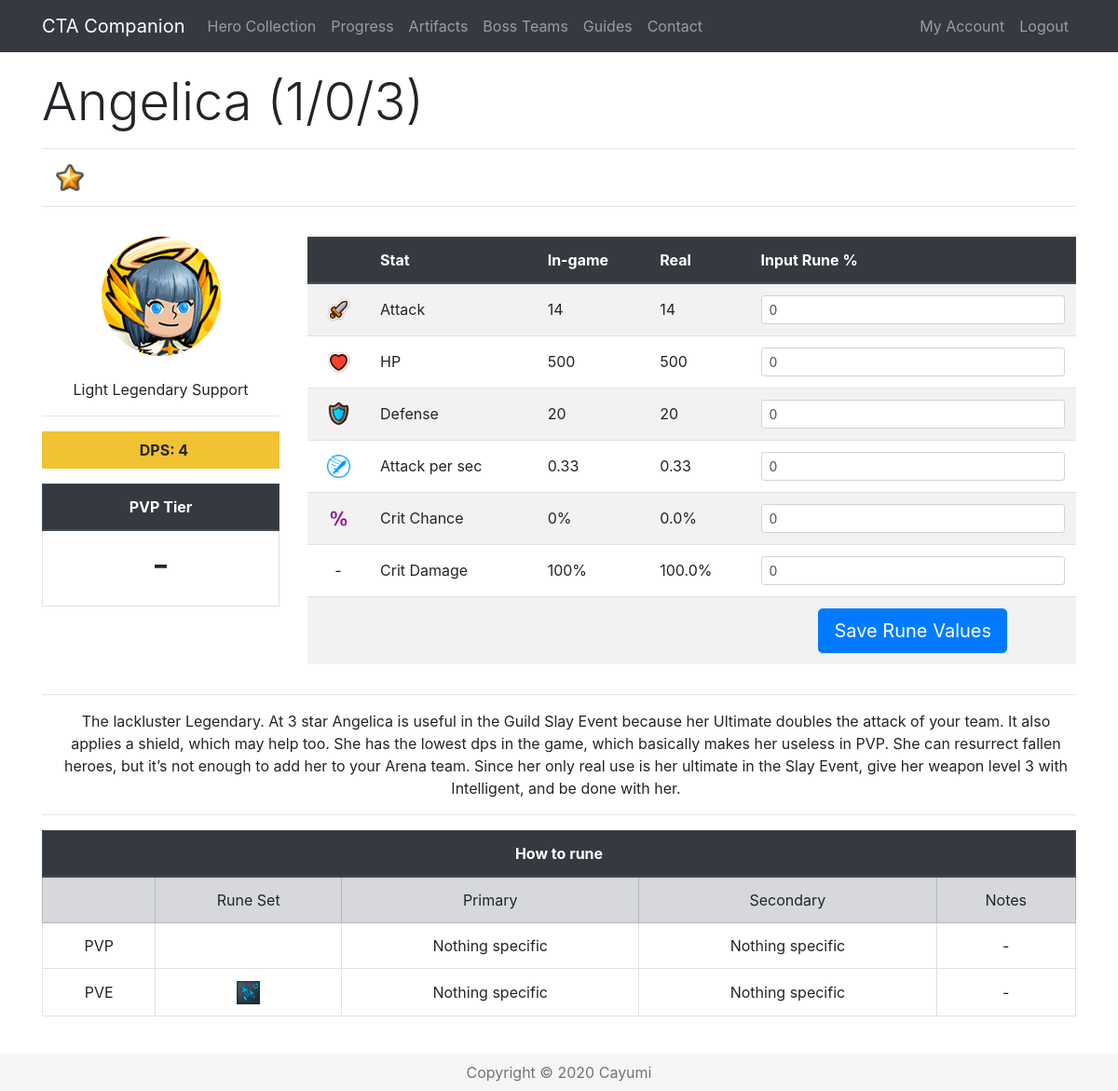
The page /Hero/3 (signed in) on the database its author committed.
### app/models.py (models this page shows, shortened)
class Base(db.Model):
    id = db.Column(db.Integer, primary_key=True)
    name = db.Column(db.String(32), index=True, unique=True)
    nameSafe = db.Column(db.String(32), index=True, unique=True)
    job = db.Column(db.String(16), index=True)
    rarity = db.Column(db.String(16), index=True)
    element = db.Column(db.String(16), index=True)
    gender = db.Column(db.String(16), index=True)
    crusher = db.Column(db.Integer, index=True)
    fly = db.Column(db.Integer, index=True)
    blitz = db.Column(db.Integer, index=True)
    atk = db.Column(db.Integer, index=True)
    hp = db.Column(db.Integer, index=True)
    defense = db.Column(db.Integer, index=True)
    crit = db.Column(db.Integer, index=True)
    critDmg = db.Column(db.Integer, index=True)
    movespeed = db.Column(db.Integer, index=True)
    aps = db.Column(db.Integer, index=True)
    arange = db.Column(db.Integer, index=True)
    resistance = db.Column(db.Integer, index=True)
    frenzy = db.Column(db.Integer, index=True)
    dodge = db.Column(db.Integer, index=True)
    stun = db.Column(db.Integer, index=True)
    stunTime = db.Column(db.Integer, index=True)
    aoe = db.Column(db.Integer, index=True)
    ult = db.Column(db.Integer, index=True)
    kshp = db.Column(db.Integer, index=True)
    gold = db.Column(db.Integer, index=True)
    freeze = db.Column(db.Integer, index=True)
    freezeTime = db.Column(db.Integer, index=True)
    freezeDmg = db.Column(db.Integer, index=True)
    burn = db.Column(db.Integer, index=True)
    burnTime = db.Column(db.Integer, index=True)
    burnDmg = db.Column(db.Integer, index=True)
    poison = db.Column(db.Integer, index=True)
    poisonTime = db.Column(db.Integer, index=True)
    poisonDmg = db.Column(db.Integer, index=True)
    sp2 = db.Column(db.Integer, index=True)
    sp2num = db.Column(db.Integer, index=True)
    buffElement = db.Column(db.String(16), index=True)
    buffType = db.Column(db.Integer, index=True)
    buffStat = db.Column(db.String(16), index=True)
    buff = db.Column(db.Integer, index=True)
    heroes = db.relationship('Hero', backref='baseStats', lazy='dynamic')

class Hero(db.Model):
    id = db.Column(db.Integer, primary_key=True)
    level = db.Column(db.Integer, index=True)
    awaken = db.Column(db.Integer, index=True)
    wpn = db.Column(db.Integer, index=True)
    medals = db.Column(db.Integer, index=True)
    runedAtk = db.Column(db.Integer, index=True)
    runedHp = db.Column(db.Integer, index=True)
    runedDef = db.Column(db.Integer, index=True)
    runedAps = db.Column(db.Integer, index=True)
    runedCrit = db.Column(db.Integer, index=True)
    runedCritDmg = db.Column(db.Integer, index=True)
    user_id = db.Column(db.Integer, db.ForeignKey('user.id'))
    base_id = db.Column(db.Integer, db.ForeignKey('base.id'))
    def displayStat(self, stat):
        if stat < 1000:
            return str(int(round(stat, 0)))
        elif stat > 1000000:
            return str(round(stat/1000000, 2))+"M"
        else:
            return str(round(stat/1000, 2))+"K"
    def displayOther(self, x):
        return '{:,}'.format(x).replace(',', ' ')
    def atk(self):
        runedAttack = self.runedAtk
        base = self.baseStats.atk
        level = self.level
        awaken = self.awaken
        atk = int(base * (2 ** (level - 1)) * (1.5 ** awaken))
        runedAtk = atk + (atk * (runedAttack / 100))
        return int(runedAtk)
    def raidAtk(self, art, buff):
        runedAttack = self.runedAtk
        base = self.baseStats.atk
        level = self.level
        awaken = self.awaken
        atk = base * (2 ** (level - 1)) * (1.5 ** awaken)
        runedAtk = (atk + (atk * ((runedAttack+art) / 100))) * self.baseStats.crusher + atk * buff / 100
        return runedAtk
    def hp(self):
        runedHP = self.runedHp
        base = self.baseStats.hp
        level = self.level
        awaken = self.awaken
        hp = int(base * (2 ** (level - 1)) * (1.5 ** awaken))
        runedHP = hp + (hp * (runedHP / 100))
        return int(runedHP)
    def defense(self):
        runedDef = self.runedDef
        base = self.baseStats.defense
        level = self.level
        awaken = self.awaken
        defense = int(base * (2 ** (level - 1)) * (1.5 ** awaken))
        runedDef = defense + (defense * (runedDef / 100))
        return int(runedDef)
    def aps(self):
        runedAps = self.runedAps
        base = self.baseStats.aps
        runedAps = base + (base * (runedAps / 100))
        return runedAps
    def crit(self):
        runedCrit = self.runedCrit
        base = self.baseStats.crit
        return (base + runedCrit)/100
    def critDmg(self):
        runedDmg = self.runedCritDmg
        base = self.baseStats.critDmg
        return (base + runedDmg)/100
    def dpsSP2(self):
        sp2 = self.baseStats.sp2
        sp2num = self.baseStats.sp2num
        atk = self.atk()
        aps = self.aps()
        crit = self.crit()
        critDmg = self.critDmg()
        dps = ((atk * aps * (1-crit)) + (atk * aps * crit * (1+critDmg))) * (6 + sp2 * sp2num)/7
        dps = int(round(dps))
        return '{:,}'.format(dps).replace(',', ' ')

### app/routes.py (the view, shortened to what this page needs)
@app.route('/Hero/<heroid>', methods=["GET", "POST"])
@login_required
def hero(heroid):
    user = User.query.join(Hero).filter(Hero.id == heroid)
    selectedHero = Hero.query.get(heroid)
    if request.method == "GET":
        return render_template('hero.html', selectedHero=selectedHero, title=selectedHero.baseStats.name, user=user,
                               heroDict=heroDict)

### app/models.py (called while the page is built)
@login.user_loader
def load_user(id):
    return User.query.get(int(id))

### app/templates/hero.html (shortened to what this page needs)
{% extends "base.html" %}
{% block content %}
{% if user[0] == current_user %}
{% set current = selectedHero.baseStats.nameSafe %}
 <div class="row pt-3">
    <div class="col-lg-12">
      <h1 class="display-4">{{ selectedHero.baseStats.name }} ({{ selectedHero.level }}/{{ selectedHero.awaken }}/{{ selectedHero.wpn }}) </h1>
      <hr>
        {% if selectedHero.level > 0 %}
      <p class="instructions">
          {%for i in range(selectedHero.level - selectedHero.awaken) %}
          <img src="{{ url_for('static', filename='star.png') }}" width="30" alt="Star">
          {% endfor %}
      </p>
        {% else %}
        <p class="instruction">You have not unlocked this hero.</p>
        {% endif %}
      <hr>
    </div>
 </div>
  <div class="row align-middle">
    <div class="col-lg-3 text-center align-middle pt-3">
        <img class="img-fluid rounded-circle" src="/static/{{selectedHero.baseStats.nameSafe}}.png" alt="{{selectedHero.baseStats.name}}"><br><br>
        {{ selectedHero.baseStats.element }} {{ selectedHero.baseStats.rarity }} {{ selectedHero.baseStats.job }}<hr>
        {% if selectedHero.level > 0 %}
        <p class="instructions {{selectedHero.baseStats.element}}{{selectedHero.baseStats.rarity}}"><b>DPS: {{ selectedHero.dpsSP2() }}</b></p>
        {% else %}
        <p class="instructions {{selectedHero.baseStats.element}}{{selectedHero.baseStats.rarity}}">Hero not collected</p>
        {% endif %}
        <table class="table table-bordered">
        <thead class="thead-dark">
        <tr>
            <th colspan="2">PVP Tier</th>
        </tr>
        </thead>
        <tr>
            <td><h1>
                {% if heroDict[current] %}
                {{ heroDict[current][4] }}
                {% else %}
                -
                {% endif %}
            </h1>
            </td>
        </tr>
    </table>
      </div>
      <div class="col lg-9 pt-3">
<form action="/Hero/{{ selectedHero.id }}" method="post" novalidate>
 <table class="table table-striped">
     <thead class="thead-dark">
          <tr>
              <th>&nbsp;</th>
              <th>Stat</th>
              <th>{% if selectedHero.level > 0 %}In-game{% else %}Base stat{% endif %}</th>
              <th>Real</th>
              <th>Input Rune %</th>
          </tr>
          </thead>
              <tr class="text-left">
                  <td class="align-middle text-center"><img src="{{ url_for('static', filename='atk.png') }}" width="25" alt="Attack"></td>
                  <td class="align-middle">Attack</td>
                  {% if selectedHero.level > 0 %}
                  <td class="align-middle">{{ selectedHero.displayStat(selectedHero.atk()) }}</td>
                  <td class="align-middle">{{ selectedHero.displayOther(selectedHero.atk()) }}</td>
                  <td><input type="text" maxlength="10" class="form-control form-control-sm" id="{{ selectedHero.id }}runedAtk" value="{{ selectedHero.runedAtk }}" name="{{ selectedHero.id }}runedAtk"></td>
                  {% else %}
                  <td class="align-middle">{{ selectedHero.baseStats.atk }}</td>
                  <td class="align-middle">-</td>
                  <td><input type="text" maxlength="10" class="form-control form-control-sm" disabled></td>
                  {% endif %}
              </tr>
              <tr class="text-left">
                  <td class="align-middle text-center"><img src="{{ url_for('static', filename='hp.png') }}" width="25" alt="HP"></td>
                  <td class="align-middle">HP</td>
                  {% if selectedHero.level > 0 %}
                  <td class="align-middle">{{ selectedHero.displayStat(selectedHero.hp()) }}</td>
                  <td class="align-middle">{{ selectedHero.displayOther(selectedHero.hp()) }}</td>
                  <td><input type="text" maxlength="10" class="form-control form-control-sm" id="{{ selectedHero.id }}runedHp" value="{{ selectedHero.runedHp }}" name="{{ selectedHero.id }}runedHp" onkeypress="return isNumber9(event)"></td>
                  {% else %}
                  <td class="align-middle">{{ selectedHero.baseStats.hp }}</td>
                  <td class="align-middle">-</td>
                  <td><input type="text" maxlength="10" class="form-control form-control-sm" disabled></td>
                  {% endif %}
              </tr>
              <tr class="text-left">
                  <td class="align-middle text-center"><img src="{{ url_for('static', filename='def.png') }}" width="25" alt="Defense"></td>
                  <td class="align-middle">Defense</td>
                  {% if selectedHero.level > 0 %}
                  <td class="align-middle">{{ selectedHero.displayStat(selectedHero.defense()) }}</td>
                  <td class="align-middle">{{ selectedHero.defense() }}</td>
                  <td><input type="text" maxlength="10" class="form-control form-control-sm" id="{{ selectedHero.id }}runedDef" value="{{ selectedHero.runedDef }}" name="{{ selectedHero.id }}runedDef" onkeypress="return isNumber9(event)"></td>
                  {% else %}
                  <td class="align-middle">{{ selectedHero.baseStats.defense }}</td>
                  <td class="align-middle">-</td>
                  <td><input type="text" maxlength="10" class="form-control form-control-sm" disabled></td>
                  {% endif %}
              </tr>
              <tr class="text-left">
                  <td class="align-middle text-center"><img src="{{ url_for('static', filename='aps.png') }}" width="25" alt="APS"></td>
                  <td class="align-middle">Attack per sec</td>
                  {% if selectedHero.level > 0 %}
                  <td class="align-middle">{{ selectedHero.aps()|round(2, 'common' ) }}</td>
                  <td class="align-middle">{{ selectedHero.aps() }}</td>
                  <td><input type="text" maxlength="10" class="form-control form-control-sm" id="{{ selectedHero.id }}runedAps" value="{{ selectedHero.runedAps }}" name="{{ selectedHero.id }}runedAps" onkeypress="return isNumber9(event)"></td>
                  {% else %}
                  <td class="align-middle">{{ selectedHero.baseStats.aps }}</td>
                  <td class="align-middle">-</td>
                  <td><input type="text" maxlength="10" class="form-control form-control-sm" disabled></td>
                  {% endif %}
              </tr>
                <tr class="text-left">
                  <td class="align-middle text-center"><img src="{{ url_for('static', filename='crit.png') }}" width="25" alt="Crit Chance"></td>
                  <td class="align-middle">Crit Chance</td>
                  {% if selectedHero.level > 0 %}
                  <td class="align-middle">{{ (selectedHero.crit()*100)|round|int }}%</td>
                  <td class="align-middle">{{ selectedHero.crit()*100 }}% </td>
                  <td><input type="text" maxlength="10" class="form-control form-control-sm" id="{{ selectedHero.id }}runedCrit" value="{{ selectedHero.runedCrit }}" name="{{ selectedHero.id }}runedCrit" onkeypress="return isNumber9(event)"></td>
                  {% else %}
                  <td class="align-middle">{{ selectedHero.baseStats.crit }}%</td>
                  <td class="align-middle">-</td>
                  <td><input type="text" maxlength="10" class="form-control form-control-sm" disabled></td>
                  {% endif %}
                </tr>
              <tr class="text-left">
                  <td class="align-middle text-center">-</td>
                  <td class="align-middle">Crit Damage</td>
                  {% if selectedHero.level > 0 %}
                  <td class="align-middle">{{ ((selectedHero.critDmg())*100)|round|int }}%</td>
                  <td class="align-middle">{{ (selectedHero.critDmg()*100)|round(2, 'common') }}%</td>
                  <td><input type="text" maxlength="10" class="form-control form-control-sm" id="{{ selectedHero.id }}runedCritDmg" value="{{ selectedHero.runedCritDmg }}" name="{{ selectedHero.id }}runedCritDmg" onkeypress="return isNumber9(event)"></td>
                  {% else %}
                  <td class="align-middle">{{ selectedHero.baseStats.critDmg }}%</td>
                  <td class="align-middle">-</td>
                  <td><input type="text" maxlength="10" class="form-control form-control-sm" disabled></td>
                  {% endif %}
              </tr>
     <tr class="text-center">
                  <td>&nbsp;</td>
                  <td>&nbsp;</td>
                  <td>&nbsp;</td>
                  <td>&nbsp;</td>
                  {% if selectedHero.level > 0 %}
                  <td><button class="btn btn-primary btn-lg" type="submit">Save Rune Values</button></td>
                  {% else %}
                  <td><button class="btn btn-primary btn-lg" type="submit" disabled>Save Rune Values</button></td>
                  {% endif %}
              </tr>
          </table>
</form>
    </div>
      </div>
{% if heroDict[current] %}
<div class="row">
    <div class="col-lg-12 text-center">
        <hr>
        <p class="instructions">{{ heroDict[current][5] }}</p>
        <hr>
    </div>
</div>
<div class="row">
    <div class="col-lg-12 text-center">
      <table class="table table-bordered">
          <thead class="thead-dark">
          <tr>
              <th colspan="5">How to rune</th>
          </tr>
          </thead>
          <tr class="table-secondary align-middle">
              <td>&nbsp;</td>
              <td width="18%">Rune Set</td>
              <td>Primary</td>
              <td>Secondary</td>
              <td>Notes</td>
          </tr>
          <tr class="align-middle">
              <td class="align-middle">PVP</td>
              <td class="align-middle">
              </td>
              <td class="align-middle">{{ heroDict[current][1] }}</td>
              <td class="align-middle">{{ heroDict[current][2] }}</td>
              <td class="align-middle">{{ heroDict[current][3] }}</td>
          </tr>
{% if heroDict[current][6] %}
            <tr>
              <td class="align-middle">PVE</td>
              <td class="align-middle">
                  {% for i in heroDict[current][6] %}
                  <img class="img-fluid" src="/static/{{i}}.png" alt="{{i}}" name="{{i}}" width="25">
                  {% endfor %}
              </td>
              <td class="align-middle">{{ heroDict[current][7] }}</td>
              <td class="align-middle">{{ heroDict[current][8] }}</td>
              <td class="align-middle">{{ heroDict[current][9] }}</td>
          </tr>
{% endif %}
      </table>
    </div>
</div>
{% endif %}
<br>
{% endif %}
{% endblock %}

### app/static/style.css (style rules this page uses)
.LightLegendary { background-color: #F1C232; padding: 8px; }
.instructions { padding-left: 15px; }

### app/templates/base.html (style rules this page uses)
html { position: relative; min-height: 100%; }
body { margin-bottom: 40px; }

### rows shown on the page
Base: baseStats.name "Angelica", baseStats.nameSafe (picture), baseStats.element "Light", baseStats.rarity "Legendary", baseStats.job "Support", dpsSP2 "4", nameSafe "-", nameSafe "The lackluster Legendary. At 3 star Angelica is useful in the Guild Slay Event because her Ultimate doubles the attack of your team. It also applies a shield, which may help too. She has the lowest dps in the game, which basically makes her useless in PVP. She can resurrect fallen heroes, but it’s not enough to add her to your Arena team. Since her only real use is her ultimate in the Slay Event, give her weapon level 3 with Intelligent, and be done with her.", nameSafe "Nothing specific"
Hero: level "1", awaken "0", wpn "3", displayStat "14", displayOther "14", runedAtk "0", displayStat "500", displayOther "500", runedHp "0", displayStat "20", defense "20", runedDef "0", aps "0.33", runedAps "0", (selectedHero.crit()*100)|round|int "0", selectedHero.crit()*100 "0.0", runedCrit "0", ((selectedHero.critDmg())*100)|round|int "100", (selectedHero.critDmg()*100)|round(2,'common') "100.0", runedCritDmg "0"
